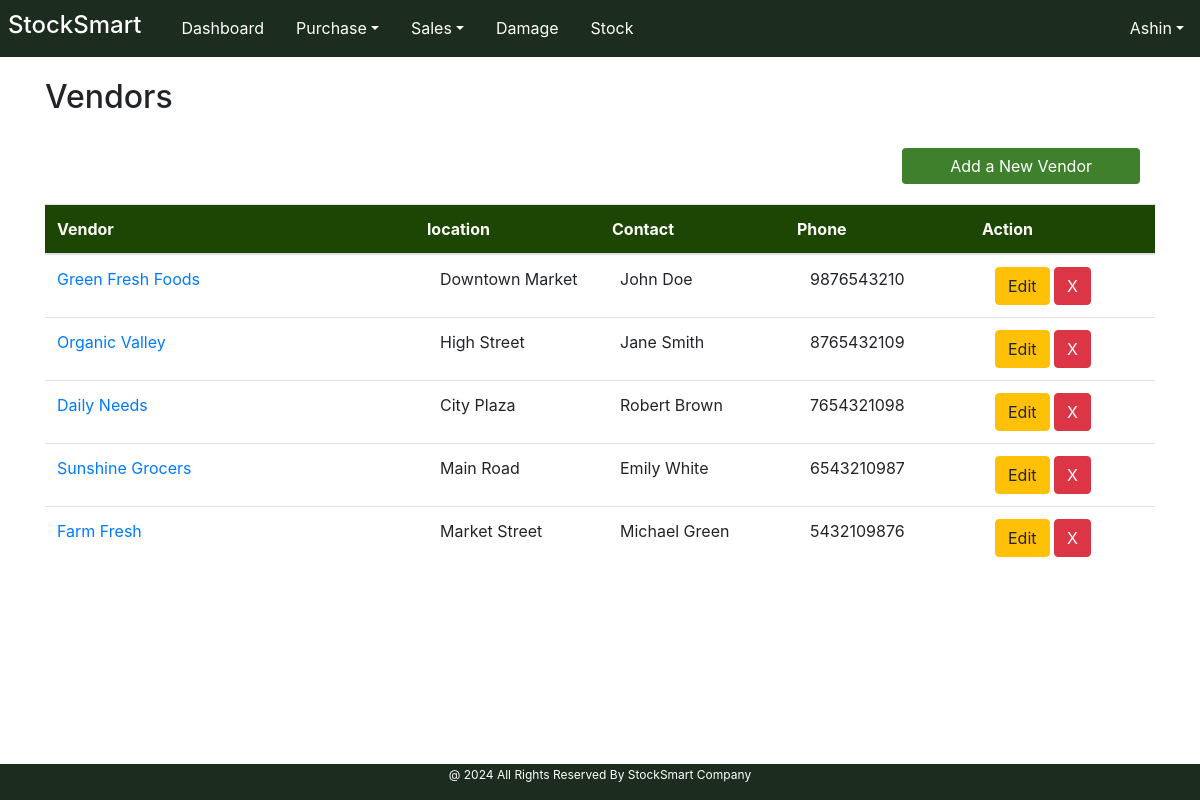
Page /Core/vendor_pg/ (signed in) on the committed database.
### User/models.py (models this page shows)
class User(AbstractUser):
    MY_ROLES =[
        ('Admin','Admin'),
        ('Staff','Staff'),
    ]
    role = models.CharField(max_length=50, choices=MY_ROLES)

### Core/models.py (models this page shows, shortened)
class vendorTable(models.Model):
    vendor_id = models.AutoField(primary_key=True)
    vendor_shop_name = models.CharField(max_length=100, null=True, blank=True)
    vendor_location = models.CharField(max_length=50, null=True, blank=True)
    vendor_pin = models.CharField(max_length=6, null=True, blank=True)
    vendor_email = models.EmailField(max_length=100, null=True, blank=True)
    vendor_name = models.CharField(max_length=50, null=True, blank=True)
    vendor_phone = models.CharField(max_length=10, null=True, blank=True)
    vendor_GST = models.CharField(max_length=100, null=True, blank=True, unique=True)
    vendor_note = models.TextField()

### Core/views.py (the view, shortened to what this page needs)
# urls.py: path('vendor_pg/', views.vendor_pg, name="vendor_pg"),
@admin_required
def vendor_pg(request):
    base_template = 'user/Index.html' if request.user.role == "Admin" else 'user/staff_index.html'
    vendor_data = vendorTable.objects.all()
    return render(request, "core/vendor.html", {'vendor_data': vendor_data, 'base_template': base_template})

### templates/core/vendor.html (shortened to what this page needs)
<!DOCTYPE html>
{% extends base_template %}
{% load static %}
{% block content %}
<html lang="en">
<head>
    <link href="https://maxcdn.bootstrapcdn.com/bootstrap/4.5.2/css/bootstrap.min.css" rel="stylesheet">
     <link href="{% static 'assets/style.css' %}" rel="stylesheet">
</head>
<body>
<div class="navheight"></div>
<br>
<br>
    <div class="container">
        <div class="row">
            <div class="col">
                <h2>Vendors</h2>
                <br>
                        <div class="col-12" style="text-align: right;"><button type="button" class="btn btn-success px-5" data-toggle="modal" data-target="#myModal2" style="margin-bottom: 20px;">
                        Add a New Vendor
                        </button>
                            </div>
                <table class="table table-hover">
                    <thead class="">
                        <tr >
                            <th class="headerx col-4" scope="col">Vendor</th>
                            <th class="headerx col-2" scope="col">location</th>
                            <th class="headerx col-2" scope="col">Contact</th>
                            <th class="headerx col-2" scope="col">Phone</th>
                            <th class="headerx col-2" scope="col">Action</th>
                        </tr>
                    </thead>
                    <tbody id="itemsTableBody">
                    {% for i in vendor_data %}
                    <tr>
                            <td class=" col-4">
                            <a type="button" data-toggle="modal" data-target="#myModal4" class="modallink"
                            onclick="showVendor('{{ i.vendor_id }}', '{{ i.vendor_shop_name }}', '{{ i.vendor_name }}', '{{ i.vendor_location }}', '{{ i.vendor_pin }}', '{{ i.vendor_email }}', '{{ i.vendor_phone }}', '{{ i.vendor_GST }}', '{{ i.vendor_note }}')">
                            {{ i.vendor_shop_name }}
                            </a>
                            <td class=" col-2" style="padding-left: 25px;">{{ i.vendor_location }}</td>
                            <td class=" col-2" style="padding-left: 20px;">{{ i.vendor_name }}</td>
                            <td class=" col-2" style="padding-left: 25px;">{{ i.vendor_phone }}</td>
                            <td class=" col-2" style="padding-left: 25px;">
                            <a type="button" data-toggle="modal" data-target="#myModal3" class="btn btn-warning"
                            onclick="editVendor('{{ i.vendor_id }}', '{{ i.vendor_shop_name }}', '{{ i.vendor_name }}', '{{ i.vendor_location }}', '{{ i.vendor_pin }}', '{{ i.vendor_email }}', '{{ i.vendor_phone }}', '{{ i.vendor_GST }}', '{{ i.vendor_note }}')">
                            Edit
                            </a>
                               <a href="{% url 'deleteVendor' Did=i.vendor_id %}"> <button type="button" class="btn btn-danger">
                            X
                            </button></a>
                            </td>
                    </tr>
                    {% endfor %}
                    </tbody>
                </table>
            </div>
        </div>
    </div>
</body>
</html>
{% endblock %}

### templates/user/Index.html (shortened to what this page needs)
<!DOCTYPE html>
{%load static%}
<html lang="en">
<head>
    <link href="https://maxcdn.bootstrapcdn.com/bootstrap/4.5.2/css/bootstrap.min.css" rel="stylesheet">
    <link href="https://cdnjs.cloudflare.com/ajax/libs/font-awesome/6.0.0-beta3/css/all.min.css" rel="stylesheet">
    <link href="{% static 'assets/style.css' %}" rel="stylesheet">
</head>
<body>
<nav class="navbar navbar-expand-lg bg-success fixed-top">
    <h3 class="navbar-brand px-2" style="color:FFB533 !important;">StockSmart </h3>
        <div class=" collapse navbar-collapse my-0 justify-content-center" id="navbarNav" style="text-align: center;">
            <ul class="navbar-nav">
                <li id="homeBtn" class="nav-item ">
                    <a  class="nav-link" href="{% url 'index' %}">Dashboard</a>
                </li>
                <li class=" nav-item dropdown">
                    <a class="nav-link dropdown-toggle" href="#" id="navbarPurchaseDropdown" role="button" data-toggle="dropdown" aria-haspopup="true" aria-expanded="false">Purchase</a>
                </li>
                <li class="nav-item dropdown">
                    <a class="nav-link dropdown-toggle" href="#" id="navbarSalesDropdown" role="button" data-toggle="dropdown" aria-haspopup="true" aria-expanded="false">Sales</a>
                </li>
                <li id="navbarDamageDropdown" class="nav-item ">
                    <a  class="nav-link" href="{% url 'damage' %}">Damage</a>
                </li>
                <li id="navbarStockDropdown" class="nav-item ">
                    <a  class="nav-link" href="{% url 'stock_list' %}">Stock</a>
                </li>
            </ul>
                    <ul class="navbar-nav ml-auto">
                        <li class="nav-item dropdown">
                            <a class="nav-link dropdown-toggle" href="#" id="navbarUserDropdown" role="button" data-toggle="dropdown" aria-haspopup="true" aria-expanded="false">{{ user.username }}</a>
                        </li>
                    </ul>
                </div>
</nav>
{% block content %}{% endblock %}
<div class="footer bg-success">
    <p>@ 2024 All Rights Reserved By StockSmart Company</p>
</div>
</body>
</html>

### static/assets/style.css (style rules this page uses)
.nav-item { border-bottom: 1px solid #1C2C1E; }
.alert-success, .bg-success, .text-success, .border-success { background-color: #1C2C1E !important; color: #ffffff !important; border-color: #your-border-color !important; }
body { overflow-x: hidden; height: 95vh; margin-bottom: 20px; }
a { text-decoration: none !important; }
table { margin-bottom: 0px !important; }
.navheight { height: 30px; }
.navbar { padding: 0Px !important; }
.nav-item { padding: .5rem .5rem; }
.navbar-brand { font-size: 1.5rem !important; }
.navbar a { color: #ffffff !important; text-decoration: none !important; }
.navbar a:active, { border-color: #your-new-active-border-color; color: #FFCC7B !important; }
.btn-success { background-color: #3F802D !important; color: #ffffff !important; border: none !important; border-color: #your-border-color !important; }
.headerx { background-color: rgb(29, 70, 4) !important; color: #fdfffa !important; }
td { background: rgba(227, 255, 227, 0) !important; }
th { background:rgba(227, 255, 227, 0) !important; }
.footer { position: fixed; left: 0; bottom: 0px; width: 100%; color: white; text-align: center; padding-top : 2px; font-size: 12px; }
ul { padding-left: 0; list-style-type: none; margin-bottom: 0; }
li { padding-top: 3px; }
.modallink { color: #007bff !important; }

### rows in the picture
User: username "Ashin"
vendorTable: vendor_shop_name "Green Fresh Foods", vendor_location "Downtown Market", vendor_name "John Doe", vendor_phone "9876543210"
vendorTable: vendor_shop_name "Organic Valley", vendor_location "High Street", vendor_name "Jane Smith", vendor_phone "8765432109"
vendorTable: vendor_shop_name "Daily Needs", vendor_location "City Plaza", vendor_name "Robert Brown", vendor_phone "7654321098"
vendorTable: vendor_shop_name "Sunshine Grocers", vendor_location "Main Road", vendor_name "Emily White", vendor_phone "6543210987"
vendorTable: vendor_shop_name "Farm Fresh", vendor_location "Market Street", vendor_name "Michael Green", vendor_phone "5432109876"
